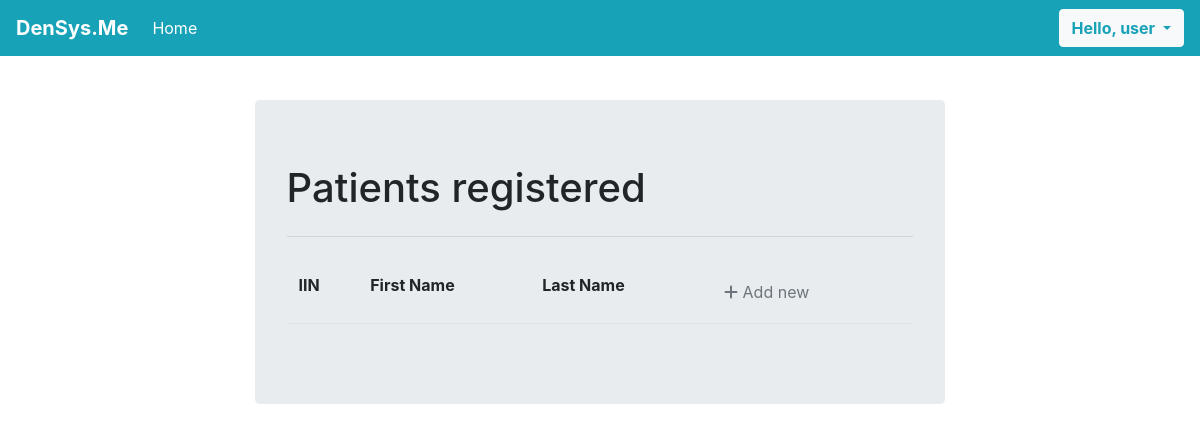
/patient_list/ (signed in), run on an earlier commit of the app's database.
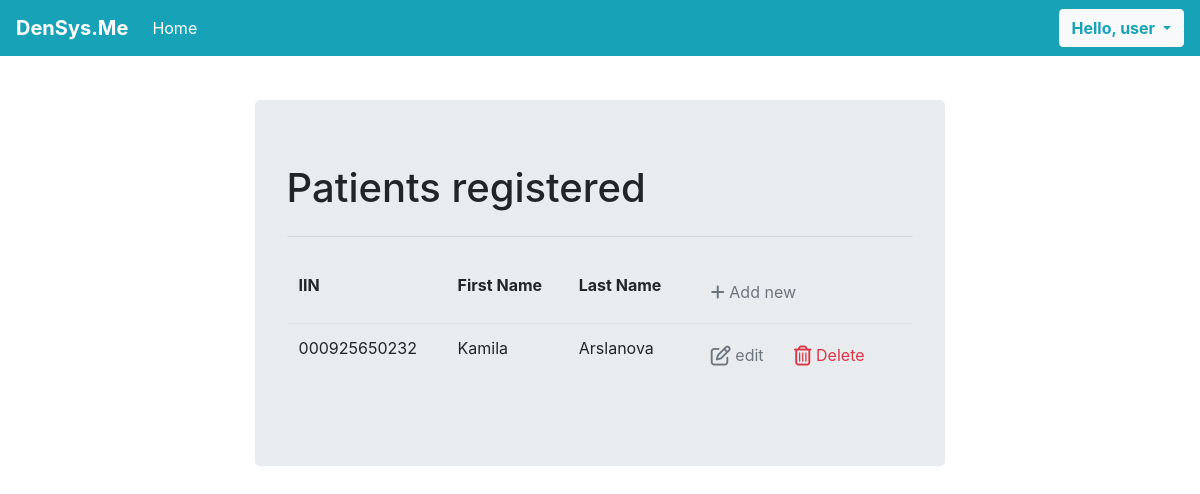
And on a later commit of the database.
### sys_base/models.py (models this page shows, shortened)
class Patient(models.Model):
    date_of_birth = models.DateField()
    iin = models.CharField(primary_key=True, max_length = 12, validators = [validators.MinLengthValidator(12), charfield_is_number_validator])
    name = models.CharField(max_length = 30)
    surname = models.CharField(max_length = 30)
    middlename = models.CharField(max_length = 30, blank=True, default='')
    blood_group = models.CharField(max_length = 3) #, validators = [blood_type_validator])
    contact_number = models.CharField(
        max_length = 11,
        validators = [
            validators.RegexValidator(
                "^\\+?\\d{1,4}?[-.\\s]?\\(?\\d{1,3}?\\)?[-.\\s]?\\d{1,4}[-.\\s]?\\d{1,4}[-.\\s]?\\d{1,9}$",
                message = "Incorrect Phone Number"
            ),
            validators.MinLengthValidator(11)
        ]
    )
    email = models.CharField(max_length = 30 ,validators = [validators.EmailValidator])
    address = models.CharField(max_length = 30)
    marital_status = models.CharField(max_length = 30)
    registration_date = models.DateField(auto_now_add = True)

### sys_base/views.py (the view)
# urls.py: path('patient_list/', views.patient_list, name='patient_list'),
@login_required(login_url='login')
def patient_list(request):
    context = {'patient_list':Patient.objects.all()}
    return render(request, "sys_base/patient_list.html", context)

### sys_base/templates/sys_base/patient_list.html (shortened to what this page needs)
{% extends "sys_base/base.html" %}
{% block content %}
<div class="container p-t-5">
    <div class="col-md-10 offset-md-1 mt-5">
      <div class="jumbotron" style="margin-top:100px">
<h1 class="display-8">Patients registered</h1>
<hr class="my-4">
<table class="table table-borderless">
    <thead class="border-bottom font-weight-bold">
        <tr>
            <td>IIN</td>
            <td>First Name</td>
            <td>Last Name</td>
            <td>
                <a href="{% url 'patient_register' %}" class="btn text-secondary px=0">
                    <i class="fas fa-plus"></i> Add new
                </a>
            </td>
        </tr>
    </thead>
    <tbody>
        {% for patient in patient_list %}
            <tr>
                <td>{{patient.iin}}</td>
                <td>{{patient.name}}</td>
                <td>{{patient.surname}}</td>
                <td>
                    <a href="{% url 'patient_update' patient.iin %}" class="btn text-secondary px=0">
                        <i class="far fa-edit fa-lg"></i>
                        edit
                    </a>
                    <form action="{% url 'patient_delete' patient.iin %}" method="post" class="d-inline">
                        <button type="submit" class="btn text-danger">
                            <i class="far fa-trash-alt fa-lg "></i> Delete
                        </button>
                    </form>
                </td>
            </tr>
        {% endfor %}
    </tbody>
</table>
</div>
</div>
</div>
{% endblock content %}

### sys_base/templates/sys_base/base.html (shortened to what this page needs)
<!DOCTYPE html>
<html lang="en">
  <head>
    <link rel="stylesheet" href="https://cdnjs.cloudflare.com/ajax/libs/font-awesome/6.2.1/css/all.min.css" />
    <link rel="stylesheet" href="https://cdn.jsdelivr.net/npm/bootstrap@4.3.1/dist/css/bootstrap.min.css">
  </head>
  <body>
    <nav class="navbar navbar-expand-lg fixed-top navbar-dark bg-info">
      <a class="navbar-brand m-r-3 font-weight-bold" href="{% url 'index' %}">DenSys.Me</a>
      <div class="collapse navbar-collapse" id="navbarMenu">
        <ul class="navbar-nav mr-auto">
          <li class="nav-item active">
            <a class="nav-link" href="{% url 'index' %}">Home </a>
          </li>
        </ul>
        <div class="btn-group">
          {% if request.user.is_authenticated %}
          <button type="button" class="btn btn-light font-weight-bold text-info dropdown-toggle" data-toggle="dropdown" aria-haspopup="true" aria-expanded="false">
            Hello, {{user}}
          </button>
          {% else %}
          <ul class="navbar-nav mr-auto">
            <li class="nav-item active">
              <a class="nav-link" href="{% url 'login' %}">Login</a>
            </li>
          </ul>
          {% endif %}
        </div>
        </div>
    </nav>
    <div class="container">
      <div class="col-md-10 offset-md-1 mt-5">
          {% block content %} {% endblock content %}
      </div>
    </div>
    <script src="https://cdn.jsdelivr.net/npm/bootstrap@4.3.1/dist/js/bootstrap.min.js"></script>  </body>
</html>

What changed in the data, as far as the page shows it:
added Patient: iin "000925650232", name "Kamila", surname "Arslanova"
